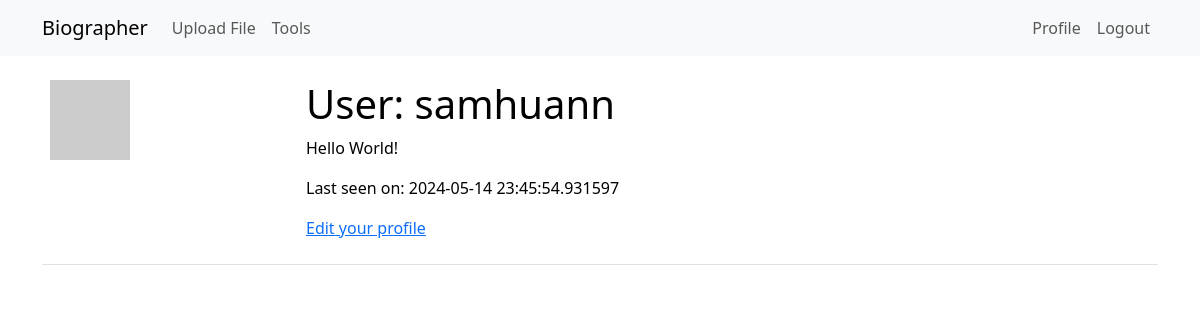
Before: /user/samhuann (signed in) with the older database file.
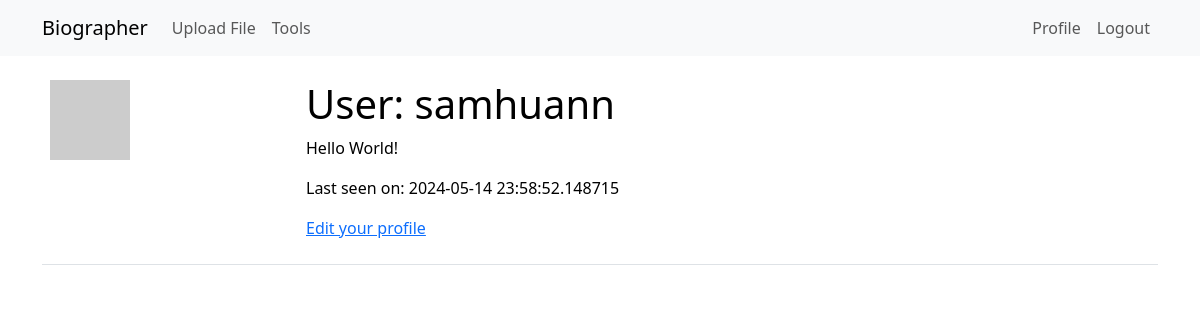
After: the same page with the newer database file.
### app/models.py (models this page shows, shortened)
class User(UserMixin, db.Model):
    id: so.Mapped[int] = so.mapped_column(primary_key=True)
    username: so.Mapped[str] = so.mapped_column(sa.String(64), index=True,
                                                unique=True)
    email: so.Mapped[str] = so.mapped_column(sa.String(120), index=True,
                                             unique=True)
    password_hash: so.Mapped[Optional[str]] = so.mapped_column(sa.String(256))
    def avatar(self, size):
        digest = md5(self.email.lower().encode('utf-8')).hexdigest()
        return f'https://www.gravatar.com/avatar/{digest}?d=identicon&s={size}'
    about_me: so.Mapped[Optional[str]] = so.mapped_column(sa.String(140))
    last_seen: so.Mapped[Optional[datetime]] = so.mapped_column(
        default=lambda: datetime.now(timezone.utc))

### app/main/routes.py (the view)
@bp.route('/user/<username>')
@login_required
def user(username):
    user = db.first_or_404(sa.select(User).where(User.username == username))
    return render_template('user.html', user=user)

### app/main/routes.py (called while the page is built)
@bp.before_request
def before_request():
    if current_user.is_authenticated:
        current_user.last_seen = datetime.now(timezone.utc)
        db.session.commit()

### app/models.py (called while the page is built)
@login.user_loader
def load_user(id):
    return db.session.get(User, int(id))

### app/templates/user.html
{% extends "base.html" %}
{% block content %}
    <table class="table table-hover">
        <tr>
            <td width="256px"><img src="{{ user.avatar(128) }}"></td>
            <td>
                <h1>User: {{ user.username }}</h1>
                {% if user.about_me %}<p>{{ user.about_me }}</p>{% endif %}
                {% if user.last_seen %}<p>Last seen on: {{ user.last_seen }}</p>{% endif %}
                <p><a href="{{ url_for('main.edit_profile') }}">Edit your profile</a></p>
            </td>
        </tr>
    </table>
{% endblock %}

### app/templates/base.html (shortened to what this page needs)
<!doctype html>
<html lang="en">
  <head>
    <link
        href="https://cdn.jsdelivr.net/npm/bootstrap@5.3.2/dist/css/bootstrap.min.css"
        rel="stylesheet"
>
  </head>
  <body>
    <nav class="navbar navbar-expand-lg bg-body-tertiary">
      <div class="container">
        <a class="navbar-brand" href="{{ url_for('main.upload_form') }}">Biographer</a>
        <div class="collapse navbar-collapse" id="navbarSupportedContent">
          <ul class="navbar-nav me-auto mb-2 mb-lg-0">
            <li class="nav-item">
              <a class="nav-link" aria-current="page" href="{{ url_for('main.upload_file') }}">Upload File</a>
            </li>
            <li class="nav-item">
              <a class="nav-link" aria-current="page" href="{{ url_for('main.tool_list') }}">Tools</a>
            </li>
          </ul>
          <ul class="navbar-nav mb-2 mb-lg-0">
            {% if current_user.is_anonymous %}
            <li class="nav-item">
              <a class="nav-link" aria-current="page" href="{{ url_for('auth.login') }}">Login</a>
            </li>
            {% else %}
            <li class="nav-item">
              <a class="nav-link" aria-current="page" href="{{ url_for('main.user', username=current_user.username) }}">Profile</a>
            </li>
            <li class="nav-item">
              <a class="nav-link" aria-current="page" href="{{ url_for('auth.logout') }}">Logout</a>
            </li>
            {% endif %}
          </ul>
        </div>
      </div>
    </nav>
    <div class="container mt-3">
      {% block content %}{% endblock %}
    </div>
  </body>
</html>

Changed rows visible on the page:
changed User "samhuann": last_seen "2024-05-14 23:45:54.931597" → "2024-05-14 23:58:52.148715"
